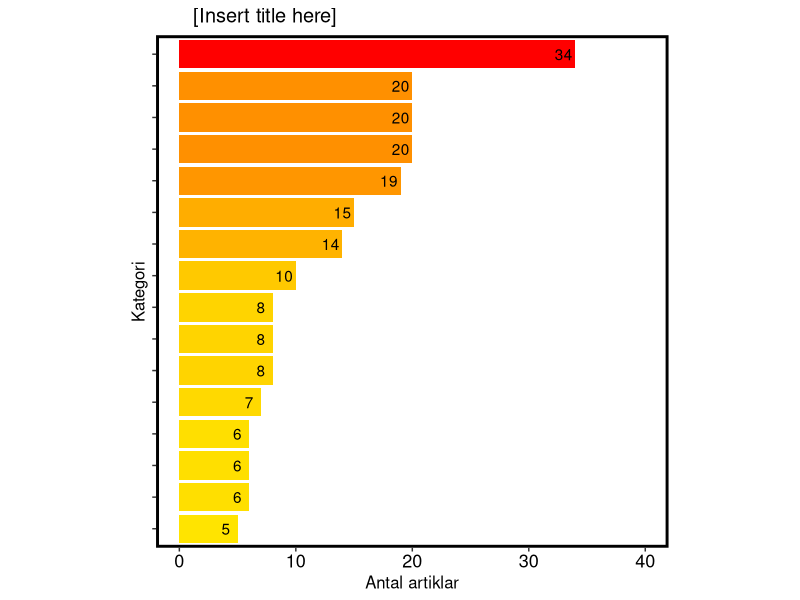

This figure's R source:
#!/usr/bin/env Rscript

library(ggplot2)
library(cowplot)

infile <- read.csv("RecommendationCategories.tsv", header=T, sep="\t")

svg("Förslag.v2.svg")
ggplot(infile, aes(x=reorder(Category, NumberOfPapers), y=NumberOfPapers)) +
	geom_col(aes(fill=NumberOfPapers)) + coord_flip() +
	geom_text(aes(label=NumberOfPapers), nudge_y = -1) +
	scale_fill_gradient2(mid="yellow", high="red") +
	labs(x = "Kategori", y="Antal artiklar",
		title = "[Insert title here]") +
	background_grid(major = "none", minor = "none") +
	scale_y_continuous(breaks=seq(0,40,10), limits=c(0,40)) +
	panel_border(colour = "black", size = 2) +
	theme(plot.title = element_text(hjust = 0.1)) +
	theme(panel.spacing = unit(0.1, "lines")) +
	theme(text=(element_text(size=12))) +
	theme(axis.text=(element_text(size=13, colour = "Black"))) +
	theme(axis.text.y=element_blank()) +
	theme(panel.background = element_blank()) +
	theme(legend.position="none") +
	theme(aspect.ratio=1)
dev.off()
